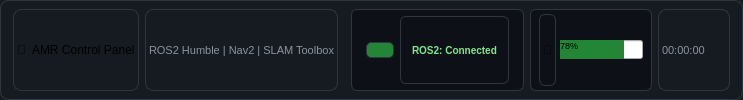
     <widget class="QFrame" name="header_frame">
      <property name="frameShape">
       <enum>QFrame::StyledPanel</enum>
      </property>
      <property name="styleSheet">
       <string notr="true">QFrame { background-color: #161b22; border: 1px solid #30363d; border-radius: 8px; }</string>
      </property>
      <layout class="QHBoxLayout" name="header_layout">
       <property name="leftMargin"><number>12</number></property>
     <property name="topMargin"><number>8</number></property>
     <property name="rightMargin"><number>12</number></property>
     <property name="bottomMargin"><number>8</number></property>
       <item>
        <widget class="QLabel" name="lbl_title">
         <property name="text">
          <string>🤖  AMR Control Panel</string>
         </property>
        </widget>
       </item>
       <item>
        <widget class="QLabel" name="lbl_subtitle">
         <property name="text">
          <string>ROS2 Humble | Nav2 | SLAM Toolbox</string>
         </property>
         <property name="styleSheet">
          <string notr="true">color: #8b949e; font-size: 11px;</string>
         </property>
        </widget>
       </item>
       <item>
        <spacer>
         <property name="orientation"><enum>Qt::Horizontal</enum></property>
        </spacer>
       </item>
       <!-- ROS Status -->
       <item>
        <widget class="QFrame" name="ros_status_frame">
         <property name="styleSheet">
          <string notr="true">QFrame { background-color: #0d1117; border: 1px solid #30363d; border-radius: 6px; padding: 2px 8px; }</string>
         </property>
         <layout class="QHBoxLayout">
          <property name="spacing"><number>6</number></property>
          <property name="leftMargin"><number>6</number></property>
     <property name="topMargin"><number>4</number></property>
     <property name="rightMargin"><number>6</number></property>
     <property name="bottomMargin"><number>4</number></property>
          <item>
           <widget class="QLabel" name="lbl_ros_dot">
            <property name="text"><string></string></property>
            <property name="styleSheet">
             <string notr="true">background-color: #238636; border-radius: 5px; min-width: 10px; max-width: 10px; min-height: 10px; max-height: 10px;</string>
            </property>
           </widget>
          </item>
          <item>
           <widget class="QLabel" name="lbl_ros_status">
            <property name="text"><string>ROS2: Connected</string></property>
            <property name="styleSheet">
             <string notr="true">color: #7ee787; font-size: 10px; font-weight: bold;</string>
            </property>
           </widget>
          </item>
         </layout>
        </widget>
       </item>
       <!-- Battery -->
       <item>
        <widget class="QFrame" name="battery_frame">
         <property name="styleSheet">
          <string notr="true">QFrame { background-color: #0d1117; border: 1px solid #30363d; border-radius: 6px; }</string>
         </property>
         <layout class="QHBoxLayout">
          <property name="spacing"><number>4</number></property>
          <property name="leftMargin"><number>8</number></property>
     <property name="topMargin"><number>4</number></property>
     <property name="rightMargin"><number>8</number></property>
     <property name="bottomMargin"><number>4</number></property>
          <item>
           <widget class="QLabel" name="lbl_battery_icon">
            <property name="text"><string>🔋</string></property>
           </widget>
          </item>
          <item>
           <widget class="QProgressBar" name="progressbar_battery">
            <property name="value"><number>78</number></property>
            <property name="minimumWidth"><number>80</number></property>
            <property name="maximumWidth"><number>80</number></property>
            <property name="styleSheet">
             <string notr="true">QProgressBar { font-size: 9px; } QProgressBar::chunk { background-color: #238636; }</string>
            </property>
           </widget>
          </item>
         </layout>
        </widget>
       </item>
       <!-- Time -->
       <item>
        <widget class="QLabel" name="lbl_time">
         <property name="text"><string>00:00:00</string></property>
         <property name="styleSheet">
          <string notr="true">color: #8b949e; font-size: 11px; min-width: 70px;</string>
         </property>
        </widget>
       </item>
      </layout>
     </widget>
